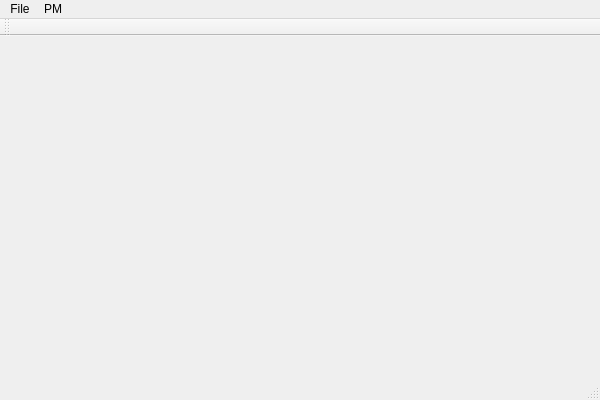
<?xml version="1.0" encoding="UTF-8"?>
<ui version="4.0">
 <class>MainWindowClass</class>
 <widget class="QMainWindow" name="MainWindowClass">
  <property name="geometry">
   <rect>
    <x>0</x>
    <y>0</y>
    <width>600</width>
    <height>400</height>
   </rect>
  </property>
  <property name="windowTitle">
   <string>MainWindow</string>
  </property>
  <widget class="QWidget" name="centralWidget"/>
  <widget class="QMenuBar" name="menuBar">
   <property name="geometry">
    <rect>
     <x>0</x>
     <y>0</y>
     <width>600</width>
     <height>21</height>
    </rect>
   </property>
   <widget class="QMenu" name="menuFile">
    <property name="title">
     <string>File</string>
    </property>
    <addaction name="actionExit"/>
   </widget>
   <widget class="QMenu" name="menuPM">
    <property name="title">
     <string>PM</string>
    </property>
    <addaction name="actionGenerateBuilding"/>
   </widget>
   <addaction name="menuFile"/>
   <addaction name="menuPM"/>
  </widget>
  <widget class="QToolBar" name="mainToolBar">
   <attribute name="toolBarArea">
    <enum>TopToolBarArea</enum>
   </attribute>
   <attribute name="toolBarBreak">
    <bool>false</bool>
   </attribute>
  </widget>
  <widget class="QStatusBar" name="statusBar"/>
  <action name="actionExit">
   <property name="text">
    <string>Exit</string>
   </property>
  </action>
  <action name="actionGenerateBuilding">
   <property name="text">
    <string>Generate Building</string>
   </property>
  </action>
 </widget>
 <layoutdefault spacing="6" margin="11"/>
 <resources>
  <include location="MainWindow.qrc"/>
 </resources>
 <connections/>
</ui>
